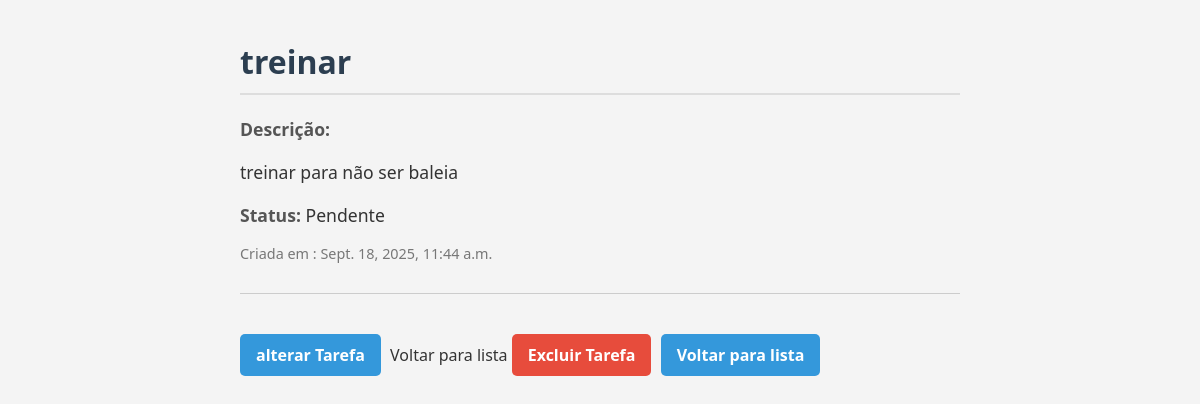
/tarefas/4/, run on the app's committed database.
### tarefas/models.py (models this page shows, shortened)
class Tarefa (models.Model):
    titulo = models.CharField (max_length = 200)
    descricao = models.TextField (blank=True, null=True)
    data_criacao = models.DateTimeField (auto_now_add=True)
    concluida = models.BooleanField (default=False)
    projeto= models.ForeignKey (Projeto, on_delete = models.CASCADE, null = True, blank = True)

### tarefas/views.py (the view)
def detalhe_tarefa(request, tarefa_id):
    tarefa= get_object_or_404 (Tarefa, pk=tarefa_id)
    return render(request, 'tarefas/detalhe.html', {'tarefa':tarefa})

### tarefas/templates/tarefas/detalhe.html (shortened to what this page needs)
<!DOCTYPE html>
<html lang="pt-br">
    <head>
        {% load static %}
        <link rel="stylesheet" href="{% static 'detalhe/detalhe.css' %}">
    </head>
<body>
    <h1>{{tarefa.titulo}}</h1>
    <p><strong>Descrição:</strong>{{ tarefa.descricao|linebreaks}} </p>
    <p><strong>Status:</strong> {% if tarefa.concluida %}Concluido{% else %}Pendente{% endif %}</p>
    <small>Criada em : {{tarefa.data_criacao}}</tarefa></small>
    <hr>
    <a href="{% url 'alterar_tarefa' tarefa.id %}">alterar Tarefa</a>
    Voltar para lista
     <a href="{% url 'excluir_tarefa' tarefa.id %}">Excluir Tarefa</a>
    <a href="{% url 'lista_tarefas' %}">Voltar para lista</a>
</body>
</html>

### tarefas/static/detalhe/detalhe.css (style rules this page uses)
* { margin: 0; padding: 0; box-sizing: border-box; }
body { font-family: 'Segoe UI', Tahoma, Geneva, Verdana, sans-serif; background-color: #f4f4f4; color: #333; padding: 40px; max-width: 800px; margin: auto; }
h1 { font-size: 2em; color: #2c3e50; margin-bottom: 20px; border-bottom: 2px solid #ddd; padding-bottom: 10px; }
p { font-size: 1.1em; line-height: 1.6; margin-bottom: 15px; }
strong { color: #555; }
small { display: block; margin-top: 10px; color: #777; font-size: 0.9em; }
hr { margin: 30px 0; border: none; border-top: 1px solid #ccc; }
a { display: inline-block; margin: 10px 5px 0 0; padding: 10px 16px; text-decoration: none; background-color: #3498db; color: white; border-radius: 5px; transition: background-color 0.3s ease; font-weight: bold; }
a[href*="excluir"] { background-color: #e74c3c; }

### data on the page
Tarefa: titulo "treinar", descricao "treinar para não ser baleia", data_criacao "Sept. 18, 2025, 11:44 a.m."
